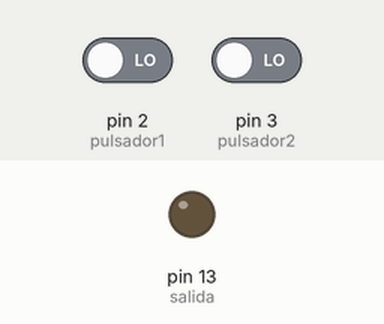
This sketch was run on a simulated Arduino Uno, built with avr-gcc and run on an emulated ATmega328P. Parts: output pins drawn as LEDs (lit = HIGH). The inputs (shaded band) are chosen by the test bench; at power-on: pin 2 (pulsador1) LOW, pin 3 (pulsador2) LOW.

Above: at 1.2 s.
1.3 s: pin 2 (pulsador1) driven HIGH and pin 3 (pulsador2) driven HIGH
At 2.1 s:
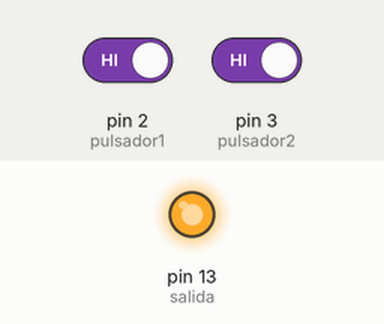
2.8 s: pin 2 (pulsador1) driven LOW
At 3.2 s:
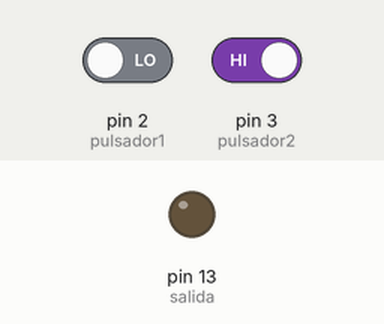
4.3 s: pin 2 (pulsador1) driven HIGH
At 5.6 s:
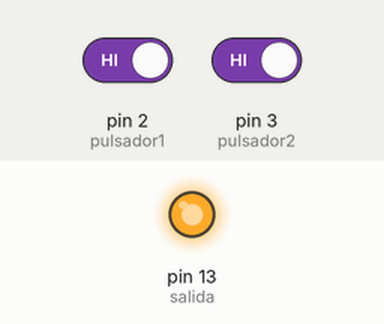
Timing chart, 0 to 7.3 s (numbered marks = the images above; inputs shaded):
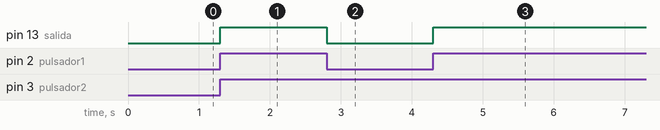

The sketch:

CompuertasLogicas.ino
```cpp
int pulsador1 = 2;
int pulsador2 = 3;
int salida = 13;

int a = 0;
int b = 0;
int z = 0;

void setup(){
  pinMode(pulsador1, INPUT);
  pinMode(pulsador2, INPUT);
  pinMode(salida, OUTPUT);
}

void loop(){
  a = digitalRead(pulsador1);
  b = digitalRead(pulsador2);
  z = a&&b;
  digitalWrite(salida, z);
}
```

Measured:
- after the input at 1.3 s, pin 13 (salida): LOW → HIGH at once
- after the input at 2.8 s, pin 13 (salida): HIGH → LOW at once
- after the input at 4.3 s, pin 13 (salida): LOW → HIGH at once
